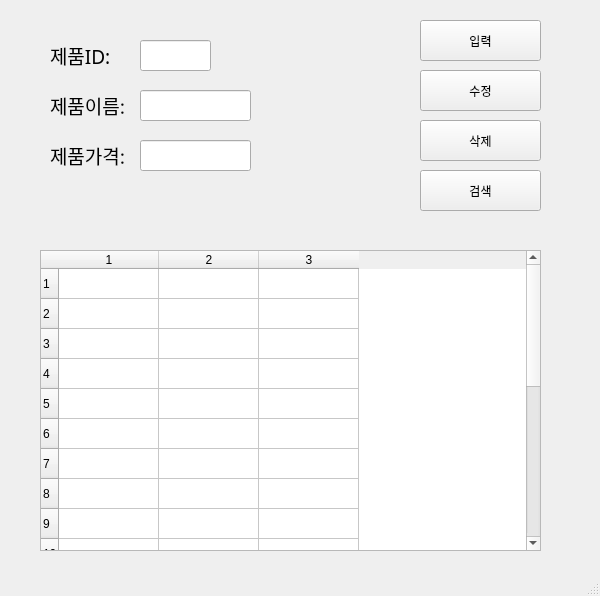
<?xml version="1.0" encoding="UTF-8"?>
<ui version="4.0">
 <class>MainWindow</class>
 <widget class="QMainWindow" name="MainWindow">
  <property name="geometry">
   <rect>
    <x>0</x>
    <y>0</y>
    <width>600</width>
    <height>596</height>
   </rect>
  </property>
  <property name="windowTitle">
   <string>MainWindow</string>
  </property>
  <widget class="QWidget" name="centralwidget">
   <widget class="QLabel" name="label">
    <property name="geometry">
     <rect>
      <x>50</x>
      <y>40</y>
      <width>81</width>
      <height>31</height>
     </rect>
    </property>
    <property name="font">
     <font>
      <family>맑은 고딕</family>
      <pointsize>14</pointsize>
     </font>
    </property>
    <property name="text">
     <string>제품ID:</string>
    </property>
   </widget>
   <widget class="QLabel" name="label_2">
    <property name="geometry">
     <rect>
      <x>50</x>
      <y>90</y>
      <width>81</width>
      <height>31</height>
     </rect>
    </property>
    <property name="font">
     <font>
      <family>맑은 고딕</family>
      <pointsize>14</pointsize>
     </font>
    </property>
    <property name="text">
     <string>제품이름:</string>
    </property>
   </widget>
   <widget class="QLabel" name="label_3">
    <property name="geometry">
     <rect>
      <x>50</x>
      <y>140</y>
      <width>81</width>
      <height>31</height>
     </rect>
    </property>
    <property name="font">
     <font>
      <family>맑은 고딕</family>
      <pointsize>14</pointsize>
     </font>
    </property>
    <property name="text">
     <string>제품가격:</string>
    </property>
   </widget>
   <widget class="QLineEdit" name="prodID">
    <property name="geometry">
     <rect>
      <x>140</x>
      <y>40</y>
      <width>71</width>
      <height>31</height>
     </rect>
    </property>
   </widget>
   <widget class="QLineEdit" name="prodName">
    <property name="geometry">
     <rect>
      <x>140</x>
      <y>90</y>
      <width>111</width>
      <height>31</height>
     </rect>
    </property>
   </widget>
   <widget class="QLineEdit" name="prodPrice">
    <property name="geometry">
     <rect>
      <x>140</x>
      <y>140</y>
      <width>111</width>
      <height>31</height>
     </rect>
    </property>
   </widget>
   <widget class="QPushButton" name="pushButton">
    <property name="geometry">
     <rect>
      <x>420</x>
      <y>20</y>
      <width>121</width>
      <height>41</height>
     </rect>
    </property>
    <property name="text">
     <string>입력</string>
    </property>
   </widget>
   <widget class="QPushButton" name="pushButton_2">
    <property name="geometry">
     <rect>
      <x>420</x>
      <y>70</y>
      <width>121</width>
      <height>41</height>
     </rect>
    </property>
    <property name="text">
     <string>수정</string>
    </property>
   </widget>
   <widget class="QPushButton" name="pushButton_3">
    <property name="geometry">
     <rect>
      <x>420</x>
      <y>120</y>
      <width>121</width>
      <height>41</height>
     </rect>
    </property>
    <property name="text">
     <string>삭제</string>
    </property>
   </widget>
   <widget class="QPushButton" name="pushButton_4">
    <property name="geometry">
     <rect>
      <x>420</x>
      <y>170</y>
      <width>121</width>
      <height>41</height>
     </rect>
    </property>
    <property name="text">
     <string>검색</string>
    </property>
   </widget>
   <widget class="QTableWidget" name="tableWidget">
    <property name="geometry">
     <rect>
      <x>40</x>
      <y>250</y>
      <width>501</width>
      <height>301</height>
     </rect>
    </property>
    <property name="rowCount">
     <number>20</number>
    </property>
    <property name="columnCount">
     <number>3</number>
    </property>
    <row/>
    <row/>
    <row/>
    <row/>
    <row/>
    <row/>
    <row/>
    <row/>
    <row/>
    <row/>
    <row/>
    <row/>
    <row/>
    <row/>
    <row/>
    <row/>
    <row/>
    <row/>
    <row/>
    <row/>
    <column/>
    <column/>
    <column/>
   </widget>
  </widget>
  <widget class="QMenuBar" name="menubar">
   <property name="geometry">
    <rect>
     <x>0</x>
     <y>0</y>
     <width>600</width>
     <height>21</height>
    </rect>
   </property>
  </widget>
  <widget class="QStatusBar" name="statusbar"/>
 </widget>
 <resources/>
 <connections>
  <connection>
   <sender>pushButton</sender>
   <signal>clicked()</signal>
   <receiver>MainWindow</receiver>
   <slot>addProduct()</slot>
   <hints>
    <hint type="sourcelabel">
     <x>504</x>
     <y>73</y>
    </hint>
    <hint type="destinationlabel">
     <x>470</x>
     <y>95</y>
    </hint>
   </hints>
  </connection>
  <connection>
   <sender>pushButton_2</sender>
   <signal>clicked()</signal>
   <receiver>MainWindow</receiver>
   <slot>updateProduct()</slot>
   <hints>
    <hint type="sourcelabel">
     <x>528</x>
     <y>130</y>
    </hint>
    <hint type="destinationlabel">
     <x>470</x>
     <y>136</y>
    </hint>
   </hints>
  </connection>
  <connection>
   <sender>pushButton_3</sender>
   <signal>clicked()</signal>
   <receiver>MainWindow</receiver>
   <slot>removeProduct()</slot>
   <hints>
    <hint type="sourcelabel">
     <x>519</x>
     <y>176</y>
    </hint>
    <hint type="destinationlabel">
     <x>469</x>
     <y>183</y>
    </hint>
   </hints>
  </connection>
  <connection>
   <sender>pushButton_4</sender>
   <signal>clicked()</signal>
   <receiver>MainWindow</receiver>
   <slot>getProduct()</slot>
   <hints>
    <hint type="sourcelabel">
     <x>516</x>
     <y>220</y>
    </hint>
    <hint type="destinationlabel">
     <x>471</x>
     <y>229</y>
    </hint>
   </hints>
  </connection>
 </connections>
 <slots>
  <slot>addProduct()</slot>
  <slot>updateProduct()</slot>
  <slot>removeProduct()</slot>
  <slot>getProduct()</slot>
 </slots>
</ui>
